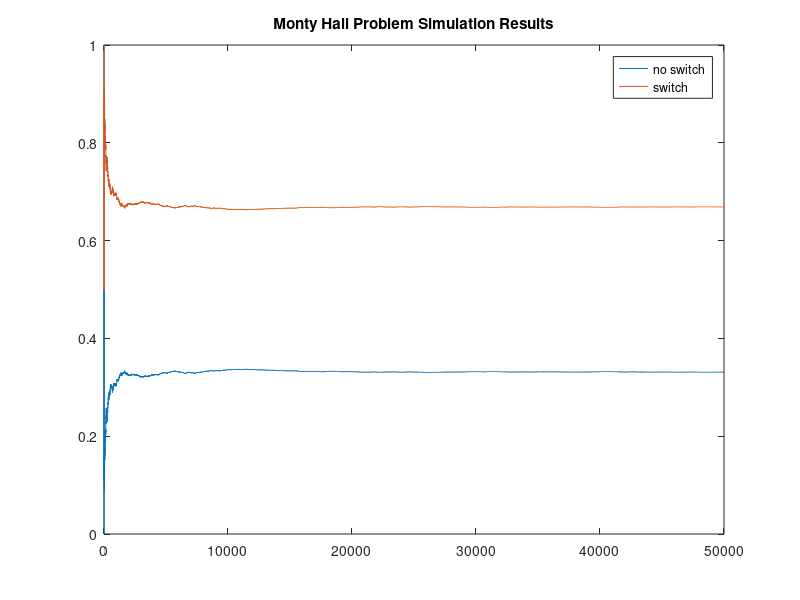
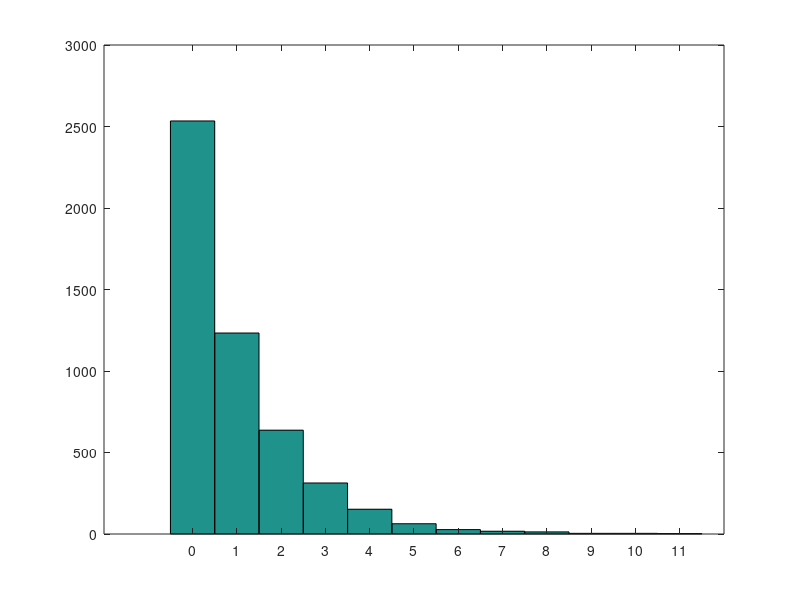
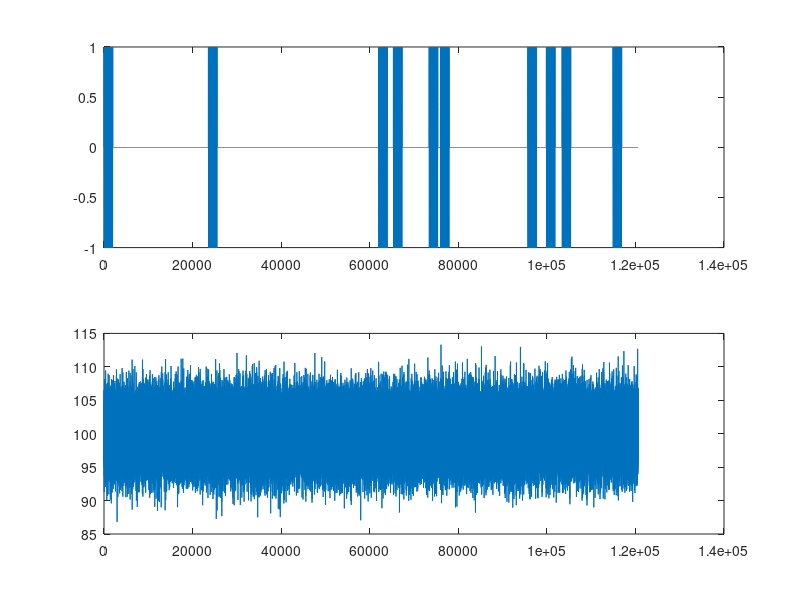
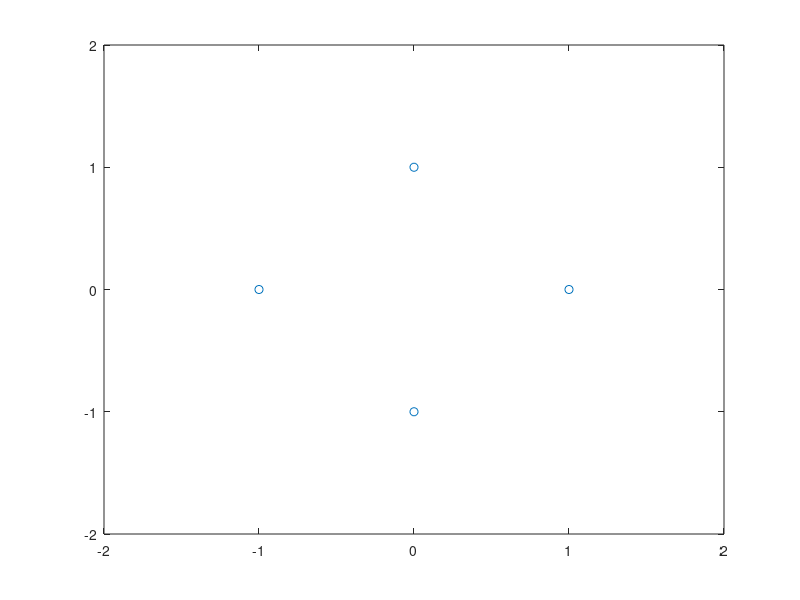

MATLAB code to generate these figures, in order: (Note: this script raises an error after producing the figures.)
%% INTRODUCTION TO STOCHASTICITY

% Electrical engineers often use MATLAB to simulate random process, and the
% reason that it is so popular is that a lot of problems in EE are
% stochastic problems. What happens when there's random noise in a channel,
% what is the probability of corrupting a signal to the point that it
% cannot be recovered? 

% Today, we are going to explore the idea of randomness with case studies.
% We are first going to show simple examples of stochastic processes, and
% will conclude with a more elaborate exploration of stochasticity in
% communication channels

%% EXAMPLE 1 : MONTY HALL 
% The classic monty hall problem -- do you switch the door or not. The
% correct answer is you always switch. But why?? Let's find out

% Let's do a simulation to experimentally see the results, let's say there
% are two contestants, the first contestant never switch, the second
% contestant switches. 

% There are different ways to do it. The laziest way to do it is to first
% assume that the contestants always chooses door 1. That way, if the prize
% is behind door 1, the first contestant wins, but if the prize not behind
% door 1.
N = 50000;
prize_door = unidrnd(3,1,N);
result = zeros(2,N);
result(1, prize_door == 1) = 1;
result(2, prize_door ~= 1) = 1;
win_rate = cumsum(result , 2);
x = 1:1:N;
win_rate = win_rate ./ x;

%% Plotting the results of example 1
figure;
plot(x, win_rate(1,:), 'DisplayName','no switch');
hold on;
plot(x, win_rate(2,:), 'DisplayName', 'switch');
legend('show');
title('Monty Hall Problem Simulation Results')
hold off;
%% EXAMPLE 2 : CASINO

% A casino offers a game in which a fair coin is tossed repeatedly until
% the first heads comes up, for a total of k+1 tosses. The casino will pay
% out 2^k dollars

% Let's see how much money you are going to get if you play the game
N = 5000;
num_tosses = zeros(1,N);
for i = 1:N
   res = randi([0,1]);
   while (res ~= 0)
      num_tosses(i) = num_tosses(i) + 1;
      res = randi([0,1]);
   end
end
figure;
hist(num_tosses, unique(num_tosses))

% Okay, now what if instead, the casino cuts off the payout
Pmax = 1:0.1:44;
Pmax = 2.^(Pmax);
payout = ceil(log2(Pmax))./2 + Pmax ./(2.^(ceil(log2(Pmax))));
figure;
plot(Pmax, payout);
title('Expected payout at different payout cutoffs');

%% Radar/Signal Detection Example
%% Generating theoretical signal.
t1 = linspace(0,1,1000);
t = linspace(0,2,2000);
s1 = sin(50*t1 + 300*t1.^2);
s2 = fliplr(s1);
s = [s1 s2];
plot(t,s)
%% Generating the actual signal
N = floor(exprnd(10000,1,10));
sentSignal = [];
for n = N
    sentSignal = [sentSignal s zeros(1,n)];
end
receivedSignal = sentSignal + 3*randn(size(sentSignal)) + 100;
subplot(211)
plot(sentSignal)
subplot(212)
plot(receivedSignal)
%% Finding our signal in the noise
x = conv(receivedSignal,fliplr(s),'valid');
figure
plot(x)

%% QAM Example
%% Set up constellation
n = 4;
z = exp((0:n-1)/4*2*pi*1j);
plot(z,'o')
axis([-2 2 -2 2])
%% Generate random signal (with apriori)
apriori = [0.05 0.20 0.25 0.5]; %Pick aprioris
cmf = [0 cumsum(apriori)];
r = rand(10000,1);
p = zeros(size(r));
accum = 0;
n = 0;
for n = 2:length(cmf)
    p(cmf(n-1) <= r & r < cmf(n)) = n-1;
end
%% Confirm our generation method worked
var = 0.3;
realSignal = z(p) + sqrt(var/2)*randn(size(z(p))) + ...
                    1j*sqrt(var/2)*randn(size(z(p)));
histogram(p,'Normalization','probability')
figure,histogram(p)
figure,plot(realSignal,'.'), hold on
axis([-2 2 -2 2])
%% Decision making (ML)
plot([-2,2],[-2,2],[-2 2],[2 -2],'r')
d = (realSignal - z.');
[~,D] = min(abs(d));
c = p(:) - D(:);
fractionWrong = sum(c ~= 0) / length(p)
%% Decision making (MAP)
d = (realSignal - z.');
[~,D] = max(normpdf(abs(d),0,sqrt(var)).*apriori.');
c = p(:) - D(:);
fractionWrong = sum(c ~= 0) / length(p)



